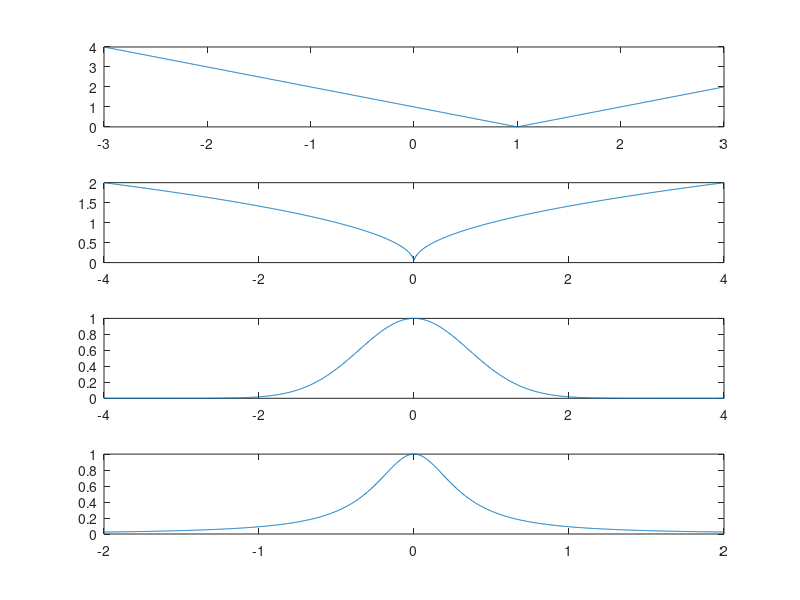

Write MATLAB code to recreate this figure. (Note: this script raises an error after producing the figure.)
clear all; close all; clc
%%
% Question 3

A=randn(3,3);
b=randn(3,1);
x=A\b;

xx=inv(A)*b;

xxx=zeros(3,1);

A1=A;
A1(:,1)=b;
xxx(1)=det(A1)/det(A);

A2=A;
A2(:,2)=b;
xxx(2)=det(A2)/det(A);

A3=A;
A3(:,3)=b;
xxx(3)=det(A3)/det(A);

format long
x
xx
xxx
%%
% Question 4 (p.36, problem 6)
x1=linspace(-3,3,1000);
y1=abs(x1-1);
subplot(4,1,1);
plot(x1,y1);
hold on

x2=linspace(-4,4,1000);
y2=sqrt(abs(x2));
subplot(4,1,2);
plot(x2,y2);

y3=exp(-x2.^2);
subplot(4,1,3);
plot(x2,y3);

x4=linspace(-2,2,1000);
y4=1./(10*(x4.^2)+1);
subplot(4,1,4);
plot(x4,y4);
%%
% Question 5 (p.39, problem12)
load yodapose_low






